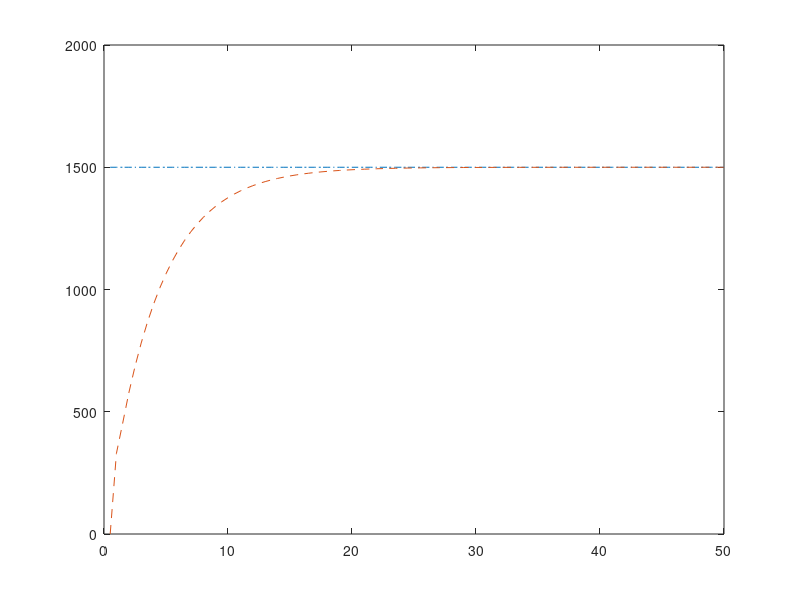

Write the MATLAB code that produced this figure.
clc;
clear;
close all;
ts=0.5;  %采样时间=0.005s
sys=tf(0.998,[0.021,1]);   %建立被控对象传递函数，即式4.1
dsys=c2d(sys,ts,'z');      %离散化
[num,den]=tfdata(dsys,'v');   %
e_1=0;      %前一时刻的偏差      
Ee=0;       %累积偏差
u_1=0.0;    %前一时刻的控制量
y_1=0;       %前一时刻的输出
%PID参数
kp=0.22;    
ki=0.13;
kd=0;
u=zeros(6,100);%预先分配内存
time=zeros(1,100);%时刻点（设定1000个）
for k=1:1:100
    time(k)=k*ts;   %时间参数
    r(k)=1500;      %期望值
    y(k)=-1*den(2)*y_1+num(2)*u_1+num(1)*u(k);%系统响应输出序列
    e(k)=r(k)-y(k);   %误差信号
    u(k)=kp*e(k)+ki*Ee+kd*(e(k)-e_1); %系统PID控制器输出序列
    Ee=Ee+e(k);    %误差的累加和
    u_1=u(k);    	%前一个的控制器输出值
    y_1=y(k);    	%前一个的系统响应输出值
    e_1=e(k);		%前一个误差信号的值
end
%（仅绘制过渡过程的曲线，x坐标限制为[0,1]）
p1=plot(time,r,'-.');xlim([0,50]);hold on;%指令信号的曲线（即期望输入）
p2=plot(time,y,'--');xlim([0,50]);%不含积分分离的PID曲线
hold on;
